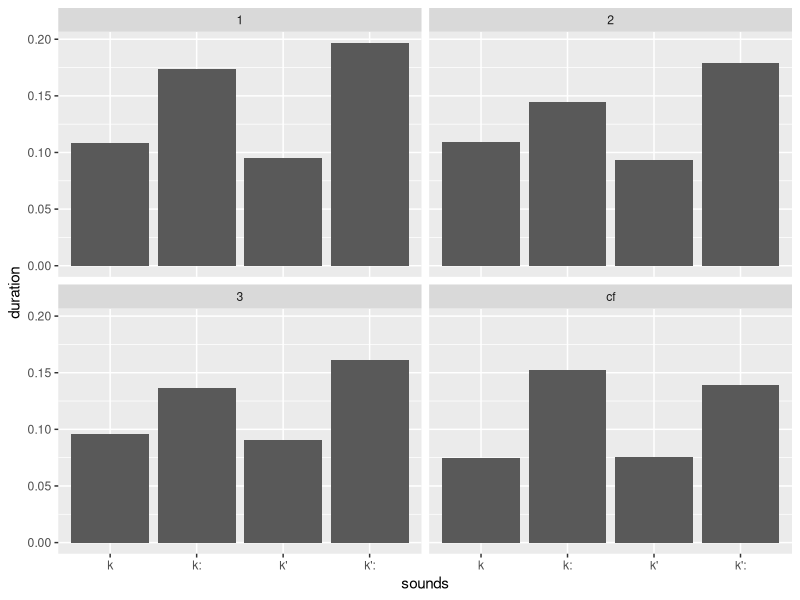
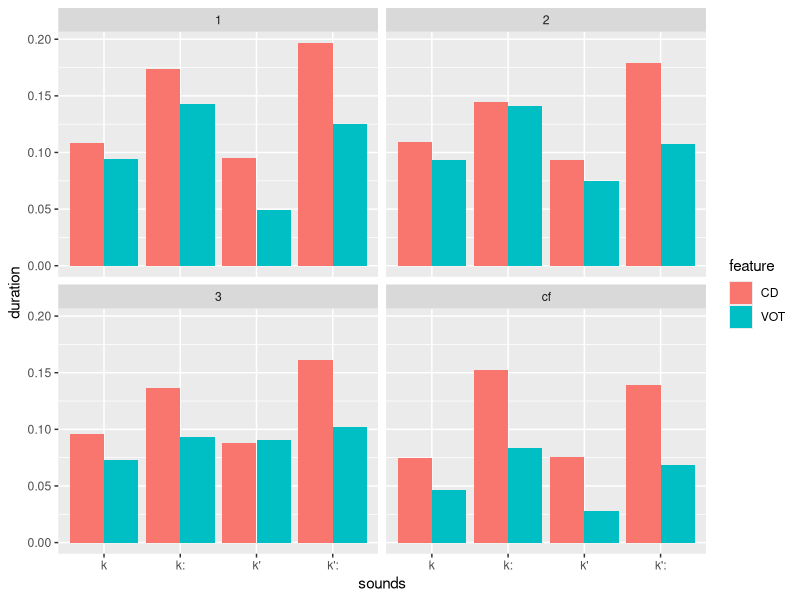
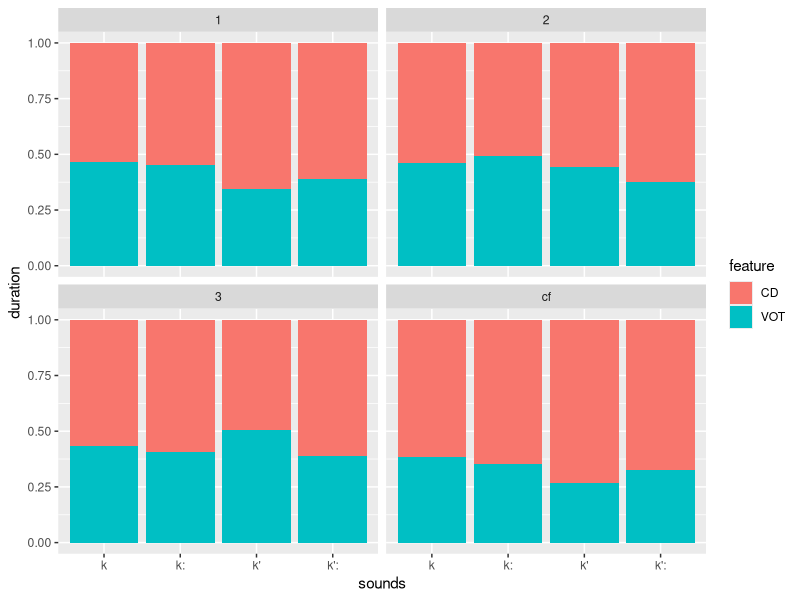

Write R code to recreate these figures, in order.
# set your working directory ----------------------------------------------
setwd("...")

# read files to R ---------------------------------------------------------
cd_vot  <- read.csv("durations.txt",
                    sep = "\t",
                    header = FALSE,
                    stringsAsFactors = FALSE)

# create label variable ---------------------------------------------------
cd_vot$sounds <- unlist(strsplit(cd_vot$V1, "_"))[1:nrow(cd_vot)*2]

# create CD/VOT variable --------------------------------------------------
cd_vot$feature <- unlist(strsplit(cd_vot$V1, "_"))[1:nrow(cd_vot)*2-1]

# create utterance number variable ----------------------------------------
cd_vot$utterance <- rep(c("1", "2", "3", "cf"), each = 2)

# rename variable "V2" to "duration" --------------------------------------
names(cd_vot)[2] <- "duration"

# create plot with absolute values ----------------------------------------
library(ggplot2)
ggplot(data = cd_vot,
       aes(sounds, duration))+
  geom_bar(stat = "identity", position = "dodge")+
  facet_wrap(~utterance)

ggplot(data = cd_vot,
       aes(sounds, duration, fill = feature))+
  geom_bar(stat = "identity", position = "dodge")+
  facet_wrap(~utterance)

# create plot with percentage ---------------------------------------------
ggplot(data = cd_vot,
       aes(sounds, duration, fill = feature))+
  geom_bar(stat = "identity", position = "fill")+
  facet_wrap(~utterance)
